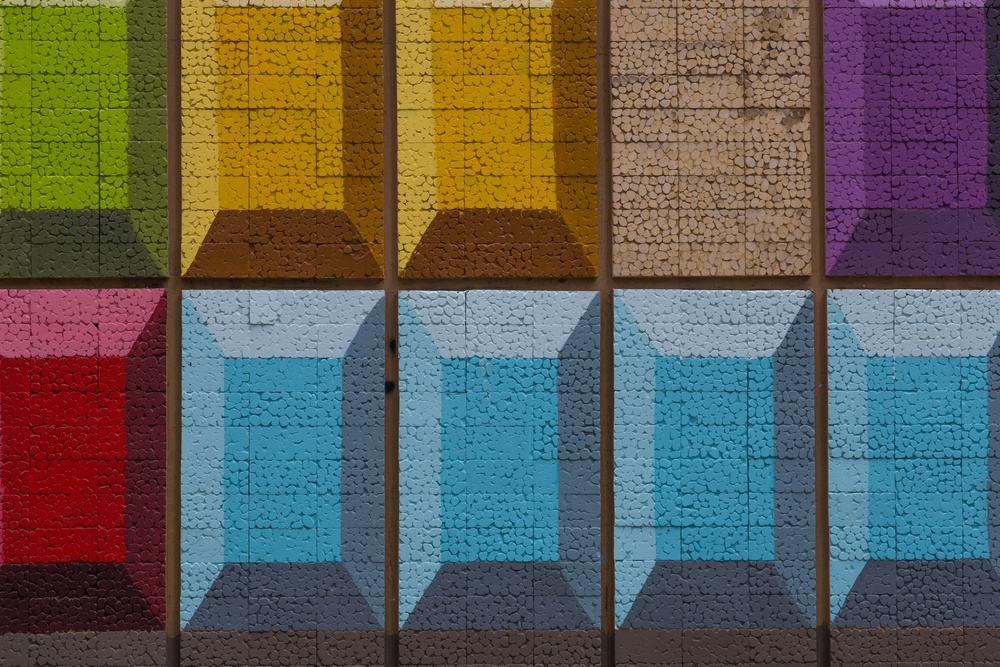
#> input picture Q1/grayscale/input.jpg, 1000 x 667 px, shrunk from 5432 x 3621 before the run
$ python grayscale_desaturation.py
#> lines starting #> are read from the running program, lines starting #| are printed output that depends on the picture
from PIL import Image  #1

def desaturate_grayscale(input_path, output_path):  #2
#> called with input_path = 'input.jpg', output_path = 'out.jpg'
    img = Image.open(input_path).convert("RGB")  #3
#> img is the input picture: PIL image 1000x667 RGB; mean R, G, B 97, 94.3, 83.8
    width, height = img.size  #4
#> width = 1000; height = 667
    gray_img = Image.new("RGB", (width, height))  #5
#> gray_img: PIL image 1000x667 RGB; every value is 0

    for x in range(width):  #6
        for y in range(height):  #7
            r, g, b = img.getpixel((x, y))  #8
            max_val = max(r, g, b)  #9
            min_val = min(r, g, b)  #10
            gray = int((max_val + min_val) / 2)  #11
            gray_img.putpixel((x, y), (gray, gray, gray))  #12
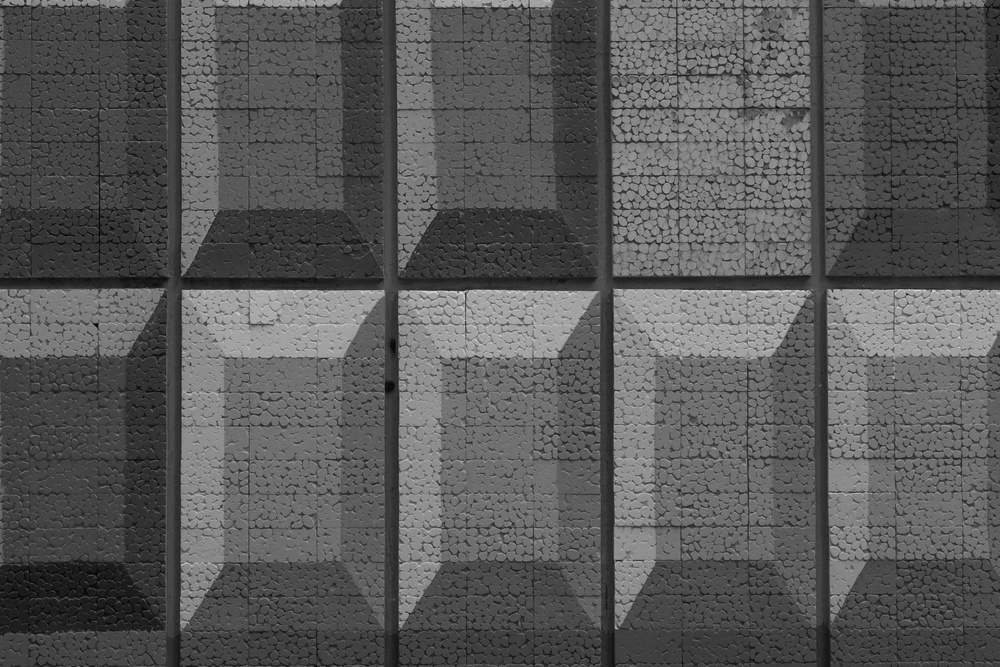
#> gray_img: PIL image 1000x667 RGB; min 3, max 227, mean 88.9

    gray_img.save(output_path)  #13
    print("Saved:", output_path)  #14

desaturate_grayscale("input.jpg", "out.jpg")  #15
#1  Import the PIL Image class so Python can open and save images.
#2  Start a function that takes input and output image file paths.
#3  Open the input image and convert it to RGB color mode.
#4  Get the width and height (dimensions) of the image in pixels.
#5  Create a blank new RGB image to store grayscale results.
#6  Loop through each column (x-axis).
#7  Loop through each row (y-axis) inside the column.
#8  Read the pixel’s RGB values at (x, y).
#9  Find the maximum (brightest) of the R, G, B values.
#10 Find the minimum (darkest) of the R, G, B values.
#11 Apply the Lightness/Desaturation grayscale formula: (max + min) / 2.
#12 Store the new grayscale value in the output image (R=G=B=gray).
#13 Save the final grayscale image to the output path.
#14 Print confirmation that the image was saved.
#15 Call the function to convert "input.jpg" into "out.jpg".
